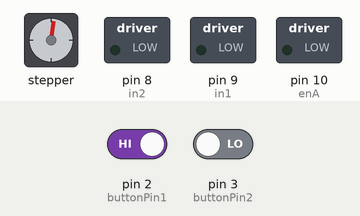
This sketch was run on a simulated Arduino Uno, built with avr-gcc and run on an emulated ATmega328P. Parts: stepper motor, switched loads named in the sketch (green lamp = pin HIGH). The test bench sets the inputs (shaded band); at power-on: pin 2 (buttonPin1) HIGH, pin 3 (buttonPin2) LOW. Stepper angles assume 2048 steps per turn.

Above: at 1.2 s.
1.3 s: pin 2 (buttonPin1) driven LOW and pin 3 (buttonPin2) driven HIGH
11.2 s: pin 2 (buttonPin1) driven HIGH
At 13.8 s:
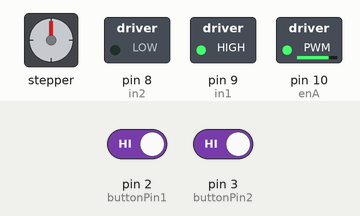
21.1 s: pin 2 (buttonPin1) driven LOW
At 26.9 s:
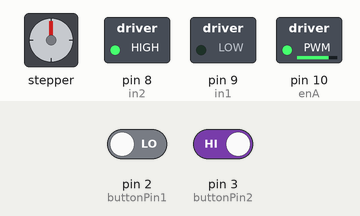
31.0 s: pin 3 (buttonPin2) driven LOW
At 31.32 s:
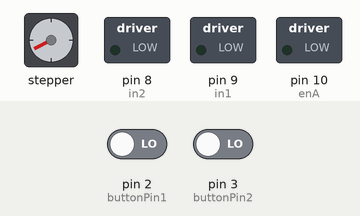
Timing chart, 0 to 40.8 s (numbered marks = the images above; inputs shaded):
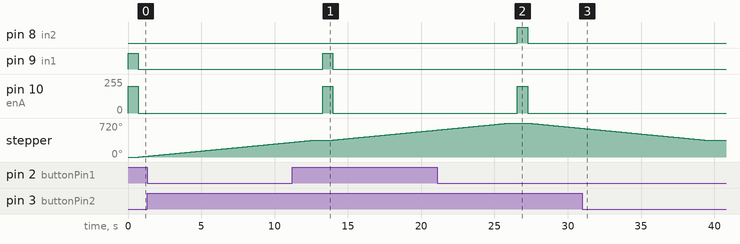

The sketch:

Metal-2.ino
```cpp
#include <Stepper.h>
const int stepsPerRevolution = 2048;
// Συνδεσμολογία: Pin4->IN1, Pin5->IN2, Pin6->IN3, Pin7->IN4
Stepper myStepper = Stepper(stepsPerRevolution, 4, 6, 5, 7);
// προσοχή στη σειρά!!!

// χρησιμοποιούμε σταθερές για τους αριθμούς θυρών:
const int buttonPin1 = 2;     // η θύρα που συνδέεται το πρώτο κουμπί
const int buttonPin2 = 3;     // η θύρα που συνδέεται το πρώτο κουμπί

// χρησιμοποιούμε μεταβλητή που αποθηκεύει την κατάσταση του κουμπιού:
int buttonState1 = LOW;       // LOW: όχι πατημένο, HIGH: πατημένο
int buttonState2 = LOW;

// οι συνδέσεις των pins του arduino με τα pins της πλακέτας ελέγχου του μοτέρ (L298N H-Bridge)
const int enA = 10;
const int in1 = 9;
const int in2 = 8;

void setup()
{
  // Set the speed to 5 rpm:
  myStepper.setSpeed(5);

  // ορίζουμε ότι τα κουμπιά είναι σε θύρα εισόδου:
  pinMode(buttonPin1, INPUT);
  pinMode(buttonPin2, INPUT);

  // ορισμός όλων των pins που συνδέονται στον ελεγκτή μοτέρ ως εξόδου
  pinMode(enA, OUTPUT);
  pinMode(in1, OUTPUT);
  pinMode(in2, OUTPUT);
}

void loop()
{
  // διαβάζουμε τη θύρα του κουμπιού και αποθηκεύουμε την κατάστασή του:
  buttonState1 = digitalRead(buttonPin1);
  buttonState2 = digitalRead(buttonPin2);

  // αν δεν είναι πατημένο κανένα κουμπί:
  if (buttonState1 == LOW && buttonState2 == LOW)
  {
    digitalWrite(in1, LOW);
    digitalWrite(in2, LOW);
    analogWrite(enA, 0);    // ορισμός της ταχύτητας στο 0
  }
  else if (buttonState1 == HIGH)  // αλλιώς αν είναι πατημένο το 1ο κουμπί:
  {
    // πήγαινε το φορείο προς τα δεξιά για 0.7 sec και μετά stop
    digitalWrite(in1, HIGH);
    digitalWrite(in2, LOW);
    // ορισμός της ταχύτητας από το εύρος 0~255
    analogWrite(enA, 200);
    delay(700);
    digitalWrite(in1, LOW);
    digitalWrite(in2, LOW);
    analogWrite(enA, 0);

    // κάνε μια πλήρη περιστροφή του stepper motor προς τη μια κατεύθυνση
    myStepper.step(stepsPerRevolution);
    delay(500);
  }
  else if (buttonState2 == HIGH)  // αλλιώς αν είναι πατημένο το 2ο κουμπί:
  {
    // πήγαινε το φορείο προς τα αριστερά για 0.7 sec και μετά stop
    digitalWrite(in1, LOW);
    digitalWrite(in2, HIGH);
    // ορισμός της ταχύτητας από το εύρος 0~255
    analogWrite(enA, 200);
    delay(700);
    digitalWrite(in1, LOW);
    digitalWrite(in2, LOW);
    analogWrite(enA, 0);

    // κάνε μια πλήρη περιστροφή του stepper motor προς την άλλη κατεύθυνση
    myStepper.step(-stepsPerRevolution);
    delay(500);
  }
}
```

Measured:
- after the input at 11.2 s, pin 8 (in2): stays LOW (without the input it goes to HIGH after 2.1 s); pin 9 (in1): LOW → HIGH after 2.1 s, → LOW 0.70 s later
- after the input at 21.1 s, pin 8 (in2): LOW → HIGH after 5.5 s, → LOW 0.70 s later; pin 9 (in1): stays LOW (without the input it goes to HIGH after 5.5 s)
- after the input at 31.0 s, pin 8 (in2): stays LOW (without the input it goes to HIGH after 8.8 s); pin 10 (enA): stays 0/255 (without the input it goes to 200/255 after 8.8 s); stepper: goes on until 39.3 s, then stays 360°
